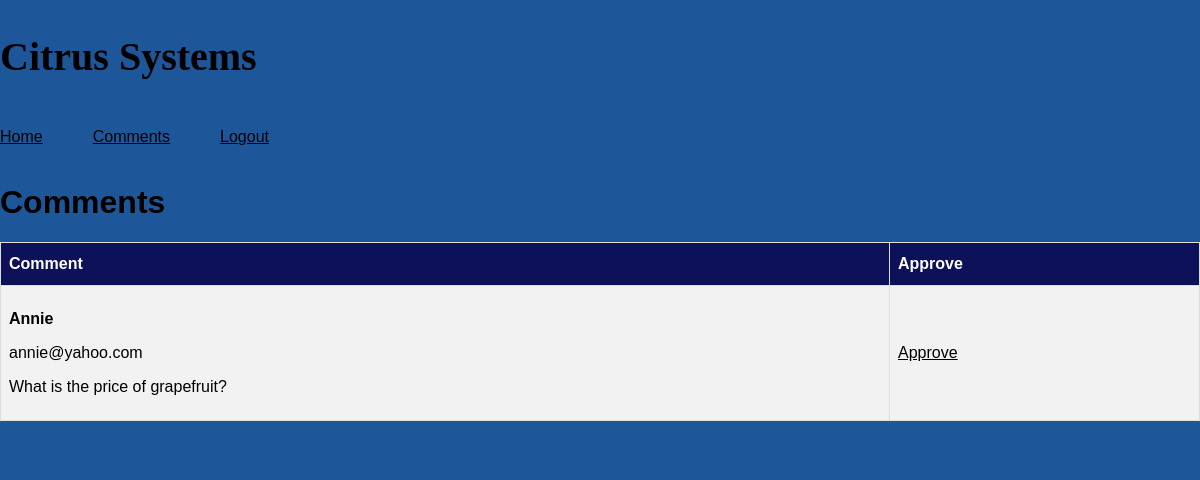
Page /comments.php (signed in) on the committed database.
### tables this page shows
CREATE TABLE `comments` (
  `id` int(11) NOT NULL,
  `name` varchar(100) NOT NULL DEFAULT '',
  `email` text NOT NULL,
  `comment` varchar(100) NOT NULL DEFAULT '',
  `approved` int(1) NOT NULL DEFAULT '0'
);

### includes/class-comments.php (called while the page is built, shortened)
<?php
class Comments {
	private $conn;
    public function __construct($db){
        $this->conn = $db;
    }
	public function getComments($approved = 1)
	{
		$sql = "SELECT * FROM comments WHERE approved=$approved";
		$result = $this->conn->query($sql);
		if ($result->num_rows > 0) {
				while($row = $result->fetch_assoc()) {
				$data[] = $row;
			}
			return $data;
		} else {
			return false;
		}
	}
}
  ?>

### comments.php (the view, shortened to what this page needs)
<?php
 include 'includes/class-comments.php';
?><!DOCTYPE html>
<html>
	<head>
		<link rel="stylesheet" type="text/css" href="css/main.css">
	</head>
	<body id="page">
<?php
 include 'includes/header.php';
?>
		<div class="wrapper">
			<?php
			$cm = new Comments($db);
			?>
			<h1>Comments</h1>
			<?php
			$result = $cm->getComments(0);
			if (is_array($result)) {
				?>
					<table id="table" class = "class-comments" >
					  <tr>
					    <th>Comment</th>
					    <th>Approve</th>
					  </tr>
				<?php
				foreach($result as $n => $v) {
					?>
					  <tr>
					    <td>
					    	<p><strong><?php echo $v["name"]; ?></strong></p>
					    	<p><?php echo $v["email"]; ?></p>
					    	<p><?php echo $v["comment"]; ?></p>
					    </td>
					    <td><?php echo '<a href="comments.php?fn=update&id='.$v["id"].'">Approve</a>'; ?> </td>
					  </tr>
					<?php
				}
				?>
				</table>
				<?php
			} else {
				echo "0 results";
			}
			 ?>
		</div>
<?php
 include 'includes/footer.php';
?>
	</body>
</html>

### css/main.css (style rules this page uses)
body { background: #1e5799; margin: 0; padding: 0; font-size: 16px; font-family: sans-serif; }
.wrapper { width: 1200px; margin: 0 auto; }
a, a:link, a:hover, a:visited { color: black; text-decoration: underline; }
#table { font-family: "Trebuchet MS", Arial, Helvetica, sans-serif; border-collapse: collapse; width: 100%; background: white; }
#table td, #table th { border: 1px solid #ddd; padding: 8px; }
#table tr:nth-child(even) { background-color: #f2f2f2; }
#table th { padding-top: 12px; padding-bottom: 12px; text-align: left; background-color: #0d1159; color: white; }

### rows in the picture
comments: name "Annie", email "annie@yahoo.com", comment "What is the price of grapefruit?"
